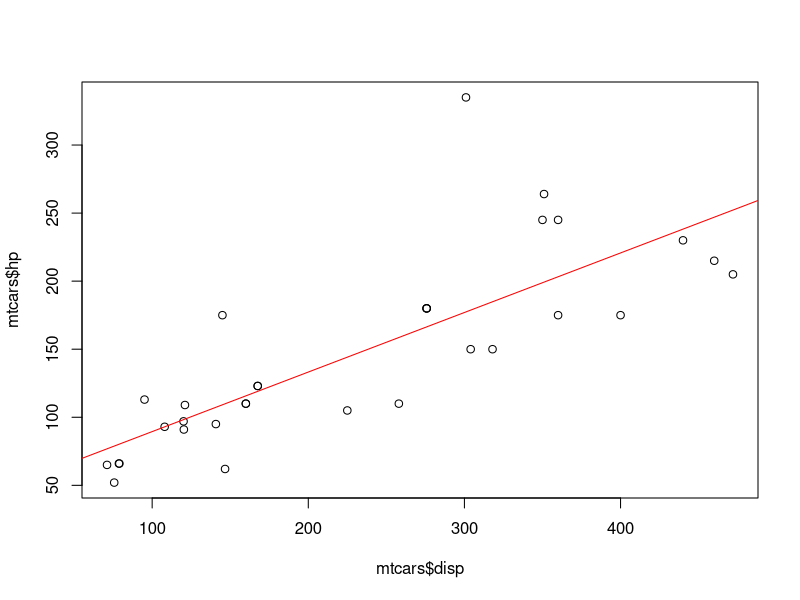
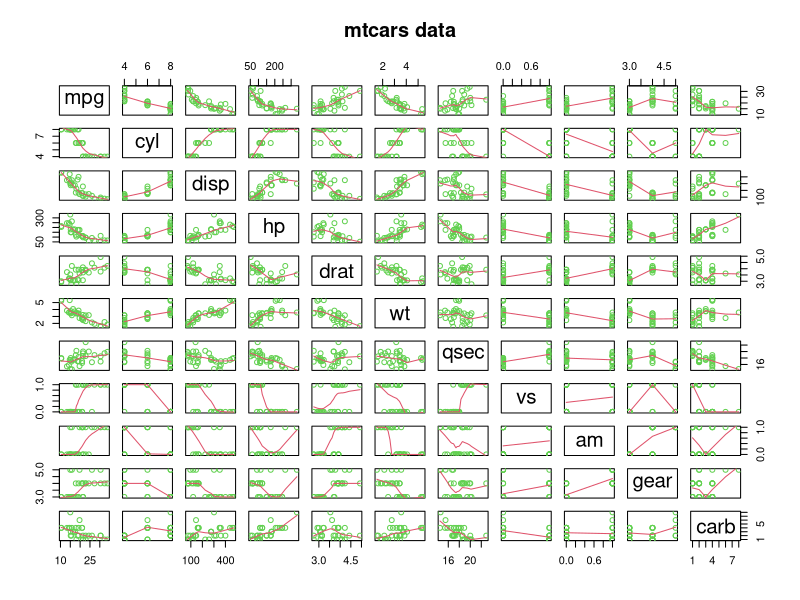

Reproduce these figures in R, in order.
###############################
# STATISTICAL THINKING (2020) #
###############################

####################
# REGRESSION MODEL #
####################

# FULL DATASET
mtcars

# EXCERPT OF DATASET 
head(mtcars)

########################
# DESCRIPTIVE ANALYSIS #
########################

# SUMMARY
summary(mtcars)

######################
# BIVARIATE ANALYSIS #
######################

# PLOT SPECIFIC CORRELATION WITH LINEAR SLOPE
plot(mtcars$disp, mtcars$hp)
abline(lm(mtcars$hp ~ mtcars$disp), col="red")

# CORRELATION BETWEEN TWO VARIABLES
cor(mtcars$disp, mtcars$hp)

# CORRELATIONS BETWEEN ALL VARIABLES
cor(mtcars)

###################
# ADDITIONAL PLOT #
###################

# PLOT ALL BIVARIATE RELATIONSHIPS BETWEEN VARIABLES
require(stats); require(graphics)
pairs(mtcars, panel = panel.smooth, main = "mtcars data",
col = 3)

#########################
# MULTIVARIATE ANALYSIS #
#########################

# BASIC LINEAR REGRESSION MODEL (MPG AS DEPENDENT)
step(lm(data = mtcars, mpg ~.), trace = 0, stps = 11)

# BASIC LINEAR REGRESION MODEL AS OBJECT
regression <- step(lm(data = mtcars, mpg ~.), trace = 0, stps = 11)

# SUMMARY OF BASIC LINEAR REGRESSION MODEL
summary(regression)

# ANOTHER BASIC LINEAR REGRESSION MODEL (QSEC AS DEPENDENT)
step(lm(data = mtcars, qsec ~.), trace = 0, stps = 11)

#############
# THAT'S IT #
#############